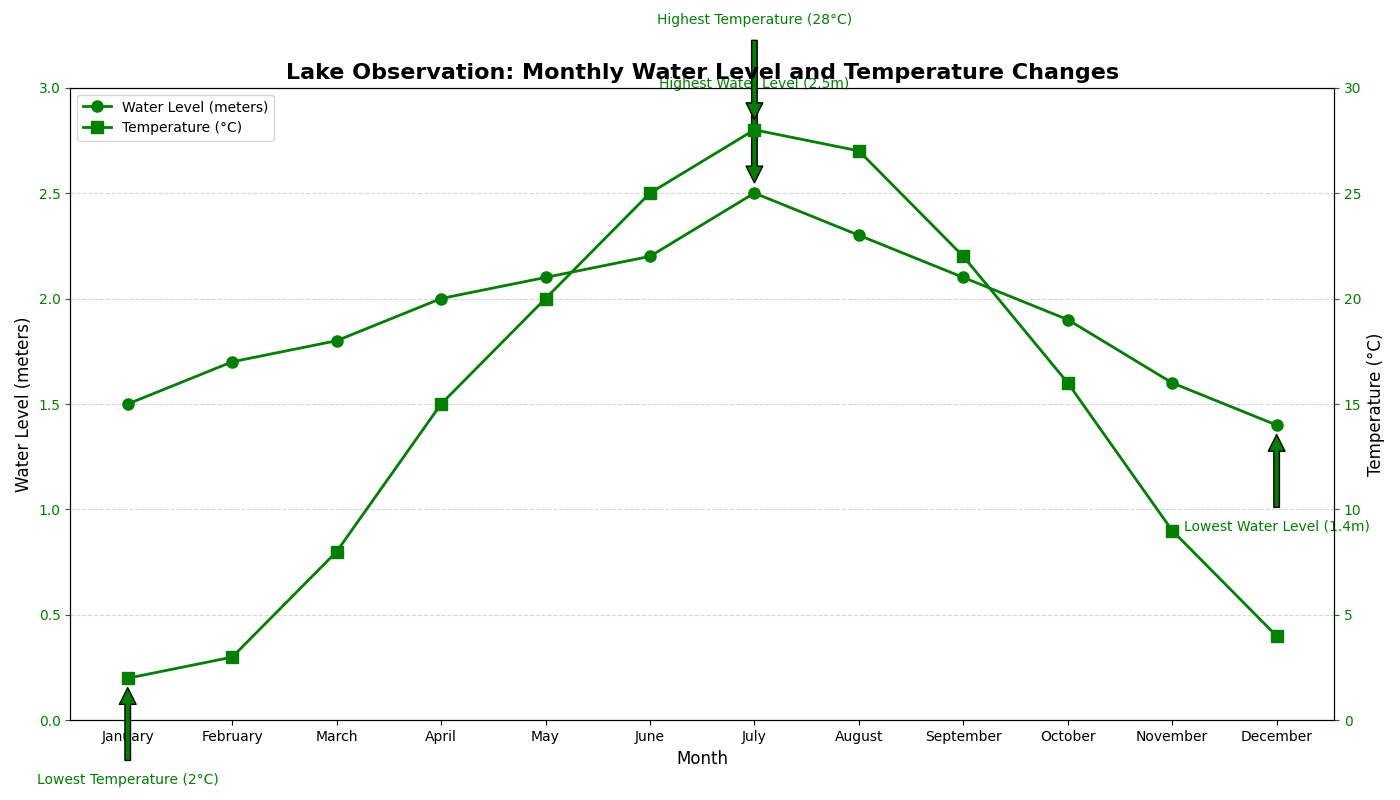

Write the Python code that produced this figure.
import matplotlib.pyplot as plt
import numpy as np

months = np.array([
    'January', 'February', 'March', 'April', 'May', 'June', 'July', 
    'August', 'September', 'October', 'November', 'December'])

water_levels = np.array([1.5, 1.7, 1.8, 2.0, 2.1, 2.2, 2.5, 2.3, 2.1, 1.9, 1.6, 1.4])
temperatures = np.array([2, 3, 8, 15, 20, 25, 28, 27, 22, 16, 9, 4])

fig, ax1 = plt.subplots(figsize=(14, 8))

ax1.plot(months, water_levels, color='green', marker='o', linestyle='-', linewidth=2, markersize=8, label='Water Level (meters)')
ax1.set_xlabel('Month', fontsize=12)
ax1.set_ylabel('Water Level (meters)', fontsize=12)
ax1.tick_params(axis='y', colors='green')
ax1.set_ylim(0, 3)
ax1.grid(axis='y', linestyle='--', alpha=0.5)

ax2 = ax1.twinx()
ax2.plot(months, temperatures, color='green', marker='s', linestyle='-', linewidth=2, markersize=8, label='Temperature (°C)')
ax2.set_ylabel('Temperature (°C)', fontsize=12)
ax2.tick_params(axis='y', colors='green')
ax2.set_ylim(0, 30)

plt.title('Lake Observation: Monthly Water Level and Temperature Changes', fontsize=16, fontweight='bold')

lines, labels = ax1.get_legend_handles_labels()
lines2, labels2 = ax2.get_legend_handles_labels()
ax1.legend(lines + lines2, labels + labels2, loc='upper left', fontsize=10)

max_level_month = months[np.argmax(water_levels)]
max_level_value = water_levels.max()
min_level_month = months[np.argmin(water_levels)]
min_level_value = water_levels.min()

max_temp_month = months[np.argmax(temperatures)]
max_temp_value = temperatures.max()
min_temp_month = months[np.argmin(temperatures)]
min_temp_value = temperatures.min()

ax1.annotate(f'Highest Water Level ({max_level_value}m)', xy=(max_level_month, max_level_value), xytext=(max_level_month, max_level_value+0.5),
             arrowprops=dict(facecolor='green', shrink=0.1), fontsize=10, color='green', ha='center')
ax1.annotate(f'Lowest Water Level ({min_level_value}m)', xy=(min_level_month, min_level_value), xytext=(min_level_month, min_level_value-0.5),
             arrowprops=dict(facecolor='green', shrink=0.1), fontsize=10, color='green', ha='center')

ax2.annotate(f'Highest Temperature ({max_temp_value}°C)', xy=(max_temp_month, max_temp_value), xytext=(max_temp_month, max_temp_value+5),
             arrowprops=dict(facecolor='green', shrink=0.1), fontsize=10, color='green', ha='center')
ax2.annotate(f'Lowest Temperature ({min_temp_value}°C)', xy=(min_temp_month, min_temp_value), xytext=(min_temp_month, min_temp_value-5),
             arrowprops=dict(facecolor='green', shrink=0.1), fontsize=10, color='green', ha='center')

plt.tight_layout()
plt.show()
